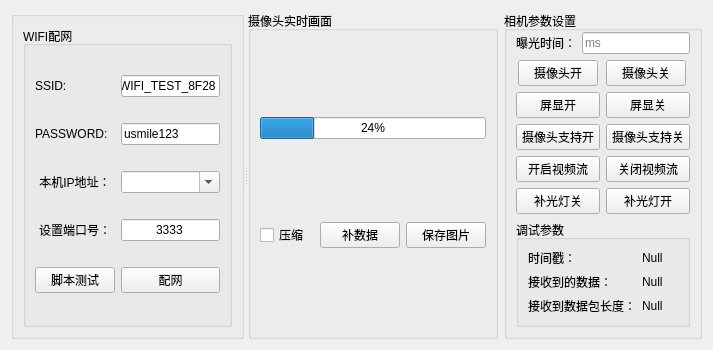
              <widget class="QWidget" name="tab_11">
               <attribute name="title">
                <string>摄像头测试</string>
               </attribute>
               <layout class="QGridLayout" name="gridLayout_22">
                <item row="0" column="0">
                 <widget class="QSplitter" name="splitter_4">
                  <property name="orientation">
                   <enum>Qt::Horizontal</enum>
                  </property>
                  <widget class="QGroupBox" name="verticalGroupBox_9">
                   <layout class="QVBoxLayout" name="verticalLayout_64">
                    <item>
                     <widget class="QGroupBox" name="verticalGroupBox_10">
                      <property name="sizePolicy">
                       <sizepolicy hsizetype="Expanding" vsizetype="Preferred">
                        <horstretch>0</horstretch>
                        <verstretch>0</verstretch>
                       </sizepolicy>
                      </property>
                      <property name="title">
                       <string>WIFI配网</string>
                      </property>
                      <layout class="QGridLayout" name="gridLayout_21">
                       <item row="2" column="1">
                        <widget class="QComboBox" name="ip_comboBox">
                         <property name="editable">
                          <bool>true</bool>
                         </property>
                        </widget>
                       </item>
                       <item row="1" column="1">
                        <widget class="QLineEdit" name="password_lineEdit">
                         <property name="text">
                          <string>usmile123</string>
                         </property>
                        </widget>
                       </item>
                       <item row="3" column="0">
                        <widget class="QLabel" name="port_set_label">
                         <property name="maximumSize">
                          <size>
                           <width>16777215</width>
                           <height>15</height>
                          </size>
                         </property>
                         <property name="text">
                          <string>设置端口号：</string>
                         </property>
                         <property name="alignment">
                          <set>Qt::AlignCenter</set>
                         </property>
                        </widget>
                       </item>
                       <item row="0" column="1">
                        <widget class="QLineEdit" name="ssid_lineEdit">
                         <property name="text">
                          <string>WIFI_TEST_8F28</string>
                         </property>
                        </widget>
                       </item>
                       <item row="4" column="1">
                        <widget class="QPushButton" name="distribution_network">
                         <property name="text">
                          <string>配网</string>
                         </property>
                        </widget>
                       </item>
                       <item row="4" column="0">
                        <widget class="QPushButton" name="py_test">
                         <property name="text">
                          <string>脚本测试</string>
                         </property>
                        </widget>
                       </item>
                       <item row="2" column="0">
                        <widget class="QLabel" name="IP_TEXT">
                         <property name="maximumSize">
                          <size>
                           <width>16777215</width>
                           <height>20</height>
                          </size>
                         </property>
                         <property name="text">
                          <string>本机IP地址：</string>
                         </property>
                         <property name="alignment">
                          <set>Qt::AlignCenter</set>
                         </property>
                        </widget>
                       </item>
                       <item row="3" column="1">
                        <widget class="QLineEdit" name="port_num">
                         <property name="text">
                          <string>3333</string>
                         </property>
                         <property name="alignment">
                          <set>Qt::AlignCenter</set>
                         </property>
                        </widget>
                       </item>
                       <item row="1" column="0">
                        <widget class="QLabel" name="password_label">
                         <property name="text">
                          <string>PASSWORD:</string>
                         </property>
                        </widget>
                       </item>
                       <item row="0" column="0">
                        <widget class="QLabel" name="ssid_label">
                         <property name="text">
                          <string>SSID:</string>
                         </property>
                        </widget>
                       </item>
                      </layout>
                     </widget>
                    </item>
                   </layout>
                  </widget>
                  <widget class="QGroupBox" name="horizontalGroupBox_5">
                   <property name="minimumSize">
                    <size>
                     <width>250</width>
                     <height>250</height>
                    </size>
                   </property>
                   <property name="title">
                    <string>摄像头实时画面</string>
                   </property>
                   <layout class="QGridLayout" name="gridLayout_15">
                    <item row="2" column="0">
                     <layout class="QHBoxLayout" name="horizontalLayout_77">
                      <item>
                       <widget class="QCheckBox" name="quicklz_picture">
                        <property name="text">
                         <string>压缩</string>
                        </property>
                       </widget>
                      </item>
                      <item>
                       <widget class="QPushButton" name="add_data">
                        <property name="text">
                         <string>补数据</string>
                        </property>
                       </widget>
                      </item>
                      <item>
                       <widget class="QPushButton" name="save_photo">
                        <property name="text">
                         <string>保存图片</string>
                        </property>
                       </widget>
                      </item>
                     </layout>
                    </item>
                    <item row="0" column="0">
                     <layout class="QVBoxLayout" name="verticalLayout_31">
                      <property name="topMargin">
                       <number>0</number>
                      </property>
                     </layout>
                    </item>
                    <item row="1" column="0">
                     <widget class="QProgressBar" name="picture_speed">
                      <property name="value">
                       <number>24</number>
                      </property>
                     </widget>
                    </item>
                   </layout>
                  </widget>
                 </widget>
                </item>
                <item row="0" column="1">
                 <widget class="QGroupBox" name="groupBox_21">
                  <property name="title">
                   <string>相机参数设置</string>
                  </property>
                  <layout class="QGridLayout" name="gridLayout_19">
                   <property name="topMargin">
                    <number>1</number>
                   </property>
                   <item row="0" column="0">
                    <layout class="QGridLayout" name="gridLayout_20">
                     <item row="7" column="1">
                      <widget class="QPushButton" name="close_screen_show_camera">
                       <property name="sizePolicy">
                        <sizepolicy hsizetype="Preferred" vsizetype="Fixed">
                         <horstretch>0</horstretch>
                         <verstretch>0</verstretch>
                        </sizepolicy>
                       </property>
                       <property name="text">
                        <string>屏显关</string>
                       </property>
                      </widget>
                     </item>
                     <item row="11" column="0">
                      <widget class="QPushButton" name="close_camear_light">
                       <property name="sizePolicy">
                        <sizepolicy hsizetype="Preferred" vsizetype="Fixed">
                         <horstretch>0</horstretch>
                         <verstretch>0</verstretch>
                        </sizepolicy>
                       </property>
                       <property name="text">
                        <string>补光灯关</string>
                       </property>
                      </widget>
                     </item>
                     <item row="9" column="1">
                      <widget class="QPushButton" name="close_support_camera">
                       <property name="text">
                        <string>摄像头支持关</string>
                       </property>
                      </widget>
                     </item>
                     <item row="7" column="0">
                      <widget class="QPushButton" name="open_screen_show_camera">
                       <property name="sizePolicy">
                        <sizepolicy hsizetype="Preferred" vsizetype="Fixed">
                         <horstretch>0</horstretch>
                         <verstretch>0</verstretch>
                        </sizepolicy>
                       </property>
                       <property name="text">
                        <string>屏显开</string>
                       </property>
                      </widget>
                     </item>
                     <item row="9" column="0">
                      <widget class="QPushButton" name="open_support_camera">
                       <property name="text">
                        <string>摄像头支持开</string>
                       </property>
                      </widget>
                     </item>
                     <item row="2" column="0" colspan="2">
                      <layout class="QHBoxLayout" name="horizontalLayout_73">
                       <item>
                        <widget class="QLabel" name="exposure_time_label">
                         <property name="text">
                          <string>曝光时间：</string>
                         </property>
                        </widget>
                       </item>
                       <item>
                        <widget class="QLineEdit" name="exposure_time_edit">
                         <property name="placeholderText">
                          <string>ms</string>
                         </property>
                        </widget>
                       </item>
                      </layout>
                     </item>
                     <item row="11" column="1">
                      <widget class="QPushButton" name="open_camear_light">
                       <property name="sizePolicy">
                        <sizepolicy hsizetype="Preferred" vsizetype="Fixed">
                         <horstretch>0</horstretch>
                         <verstretch>0</verstretch>
                        </sizepolicy>
                       </property>
                       <property name="text">
                        <string>补光灯开</string>
                       </property>
                      </widget>
                     </item>
                     <item row="10" column="0">
                      <widget class="QPushButton" name="open_camera_picture">
                       <property name="text">
                        <string>开启视频流</string>
                       </property>
                      </widget>
                     </item>
                     <item row="10" column="1">
                      <widget class="QPushButton" name="close_camera_picture">
                       <property name="text">
                        <string>关闭视频流</string>
                       </property>
                      </widget>
                     </item>
                     <item row="5" column="0" colspan="2">
                      <layout class="QHBoxLayout" name="horizontalLayout_20">
                       <property name="topMargin">
                        <number>0</number>
                       </property>
                       <item>
                        <widget class="QPushButton" name="open_camera">
                         <property name="sizePolicy">
                          <sizepolicy hsizetype="Fixed" vsizetype="Fixed">
                           <horstretch>0</horstretch>
                           <verstretch>0</verstretch>
                          </sizepolicy>
                         </property>
                         <property name="text">
                          <string>摄像头开</string>
                         </property>
                        </widget>
                       </item>
                       <item>
                        <widget class="QPushButton" name="close_camera">
                         <property name="sizePolicy">
                          <sizepolicy hsizetype="Fixed" vsizetype="Fixed">
                           <horstretch>0</horstretch>
                           <verstretch>0</verstretch>
                          </sizepolicy>
                         </property>
                         <property name="text">
                          <string>摄像头关</string>
                         </property>
                        </widget>
                       </item>
                      </layout>
                     </item>
                    </layout>
                   </item>
                   <item row="1" column="0">
                    <widget class="QGroupBox" name="horizontalGroupBox_2">
                     <property name="title">
                      <string>调试参数</string>
                     </property>
                     <layout class="QFormLayout" name="formLayout_9">
                      <item row="0" column="0">
                       <widget class="QLabel" name="timestamp_label">
                        <property name="text">
                         <string>时间戳：</string>
                        </property>
                       </widget>
                      </item>
                      <item row="0" column="1">
                       <widget class="QLabel" name="timestamp_value">
                        <property name="text">
                         <string>Null </string>
                        </property>
                       </widget>
                      </item>
                      <item row="1" column="0">
                       <widget class="QLabel" name="label_166">
                        <property name="text">
                         <string>接收到的数据：</string>
                        </property>
                       </widget>
                      </item>
                      <item row="1" column="1">
                       <widget class="QLabel" name="label_167">
                        <property name="maximumSize">
                         <size>
                          <width>250</width>
                          <height>16777215</height>
                         </size>
                        </property>
                        <property name="text">
                         <string>Null</string>
                        </property>
                       </widget>
                      </item>
                      <item row="2" column="0">
                       <widget class="QLabel" name="label_168">
                        <property name="text">
                         <string>接收到数据包长度：</string>
                        </property>
                       </widget>
                      </item>
                      <item row="2" column="1">
                       <widget class="QLabel" name="label_169">
                        <property name="text">
                         <string>Null</string>
                        </property>
                       </widget>
                      </item>
                     </layout>
                    </widget>
                   </item>
                  </layout>
                 </widget>
                </item>
               </layout>
              </widget>
